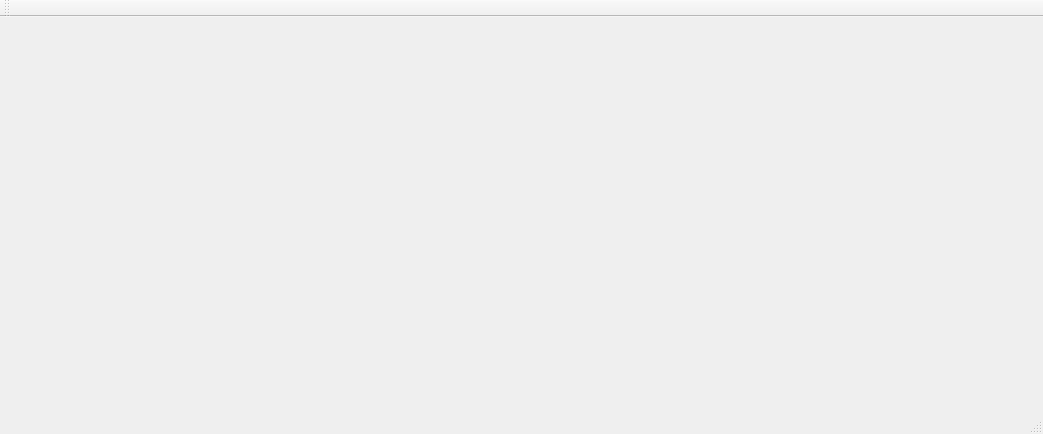
<?xml version="1.0" encoding="UTF-8"?>
<ui version="4.0">
 <class>MainWindow</class>
 <widget class="QMainWindow" name="MainWindow">
  <property name="geometry">
   <rect>
    <x>0</x>
    <y>0</y>
    <width>1043</width>
    <height>434</height>
   </rect>
  </property>
  <property name="windowTitle">
   <string>MainWindow</string>
  </property>
  <widget class="QWidget" name="centralWidget"/>
  <widget class="QMenuBar" name="menuBar">
   <property name="geometry">
    <rect>
     <x>0</x>
     <y>0</y>
     <width>1043</width>
     <height>21</height>
    </rect>
   </property>
  </widget>
  <widget class="QToolBar" name="mainToolBar">
   <attribute name="toolBarArea">
    <enum>TopToolBarArea</enum>
   </attribute>
   <attribute name="toolBarBreak">
    <bool>false</bool>
   </attribute>
  </widget>
  <widget class="QStatusBar" name="statusBar"/>
 </widget>
 <layoutdefault spacing="6" margin="11"/>
 <resources/>
 <connections/>
</ui>
